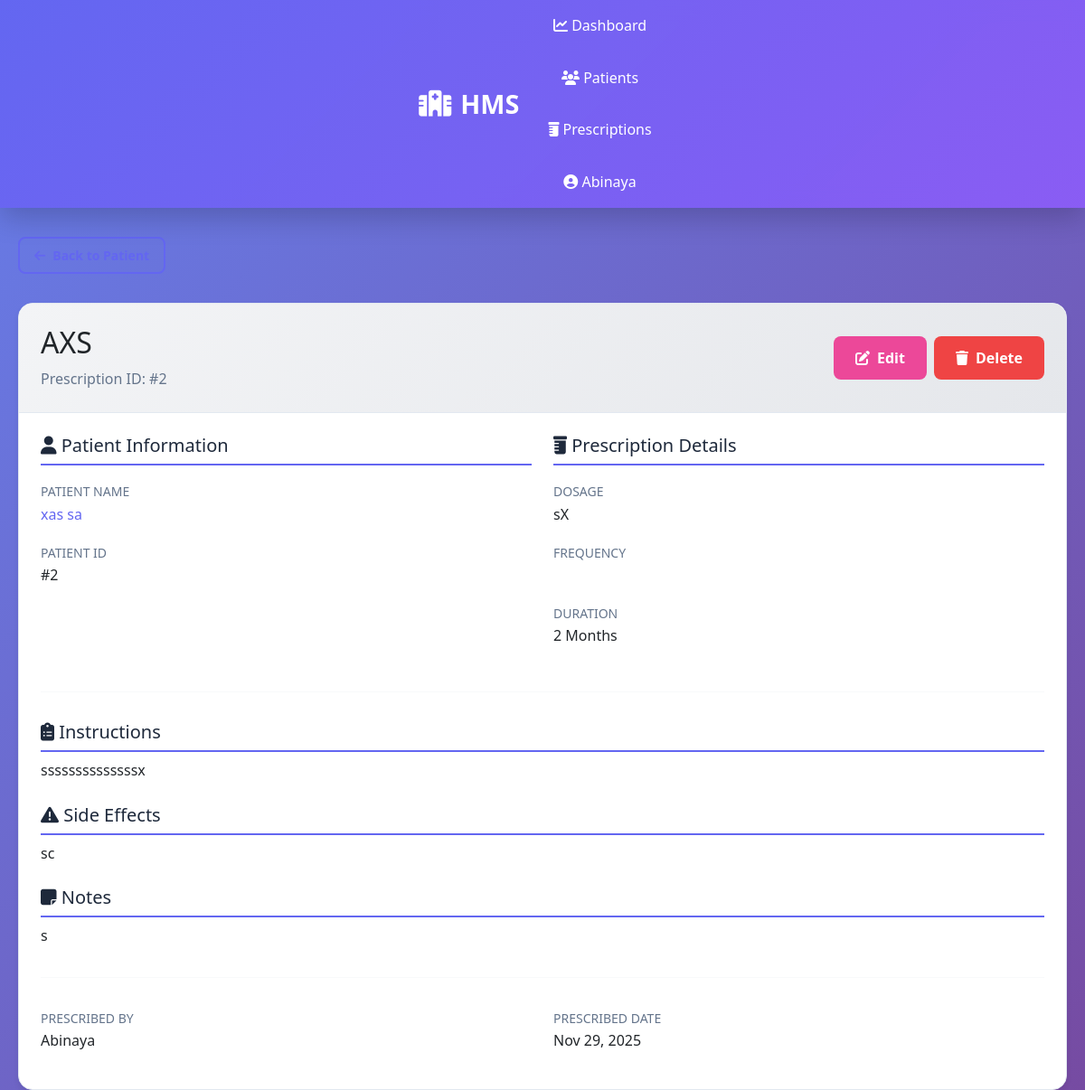
Page /prescriptions/2/ (signed in) on the committed database.
### apps/prescriptions/models.py (models this page shows, shortened)
class Prescription(models.Model):
    FREQUENCY_CHOICES = [
        ('once_daily', 'Once Daily'),
        ('twice_daily', 'Twice Daily'),
        ('thrice_daily', 'Thrice Daily'),
        ('four_times', 'Four Times Daily'),
        ('as_needed', 'As Needed'),
    ]
    DURATION_UNITS = [
        ('days', 'Days'),
        ('weeks', 'Weeks'),
        ('months', 'Months'),
    ]
    prescription_id = models.AutoField(primary_key=True)
    patient = models.ForeignKey(Patient, on_delete=models.CASCADE, related_name='prescriptions')
    medicine_name = models.CharField(max_length=200)
    dosage = models.CharField(max_length=100, help_text="e.g., 500mg, 10ml")
    frequency = models.CharField(max_length=20, choices=FREQUENCY_CHOICES)
    duration = models.PositiveIntegerField(validators=[MinValueValidator(1)])
    duration_unit = models.CharField(max_length=10, choices=DURATION_UNITS)
    instructions = models.TextField(blank=True, null=True)
    side_effects = models.TextField(blank=True, null=True)
    prescribed_by = models.ForeignKey(User, on_delete=models.PROTECT)
    prescribed_date = models.DateField(auto_now_add=True)
    notes = models.TextField(blank=True, null=True)
    created_at = models.DateTimeField(auto_now_add=True)
    updated_at = models.DateTimeField(auto_now=True)
    class Meta:
        ordering = ['-prescribed_date']
        indexes = [
            models.Index(fields=['patient', '-prescribed_date']),
        ]

### apps/patients/models.py (models this page shows, shortened)
class Patient(models.Model):
    GENDER_CHOICES = [
        ('M', 'Male'),
        ('F', 'Female'),
        ('O', 'Other'),
    ]
    BLOOD_GROUP_CHOICES = [
        ('O+', 'O+'),
        ('O-', 'O-'),
        ('A+', 'A+'),
        ('A-', 'A-'),
        ('B+', 'B+'),
        ('B-', 'B-'),
        ('AB+', 'AB+'),
        ('AB-', 'AB-'),
    ]
    patient_id = models.AutoField(primary_key=True)
    first_name = models.CharField(max_length=100)
    last_name = models.CharField(max_length=100)
    email = models.EmailField(unique=True)
    phone = models.CharField(
        max_length=15,
        validators=[RegexValidator(r'^\+?1?\d{9,15}$', 'Enter a valid phone number')]
    )
    date_of_birth = models.DateField()
    gender = models.CharField(max_length=1, choices=GENDER_CHOICES)
    blood_group = models.CharField(max_length=3, choices=BLOOD_GROUP_CHOICES)
    address = models.TextField()
    city = models.CharField(max_length=50)
    state = models.CharField(max_length=50)
    postal_code = models.CharField(max_length=10)
    emergency_contact = models.CharField(max_length=15)
    allergies = models.TextField(blank=True, null=True)
    medical_history = models.TextField(blank=True, null=True)
    created_by = models.ForeignKey(User, on_delete=models.PROTECT, related_name='patients_created')
    created_at = models.DateTimeField(auto_now_add=True)
    updated_at = models.DateTimeField(auto_now=True)
    class Meta:
        ordering = ['-created_at']
        indexes = [
            models.Index(fields=['first_name', 'last_name']),
            models.Index(fields=['email']),
        ]
    @property
    def full_name(self):
        return f"{self.first_name} {self.last_name}"

### apps/prescriptions/views.py (the view)
# urls.py: path('<int:prescription_id>/', views.prescription_detail, name='prescription-detail'),
@login_required(login_url='users:login')
def prescription_detail(request, prescription_id):
    prescription = get_object_or_404(Prescription, prescription_id=prescription_id)
    context = {
        'prescription': prescription,
    }
    return render(request, 'prescriptions/prescription_detail.html', context)

### templates/prescriptions/prescription_detail.html (shortened to what this page needs)
{% extends 'base.html' %}
{% load static %}
{% block content %}
<div style="margin-bottom: 2rem;">
    <a href="{% url 'patients:patient-detail' prescription.patient.patient_id %}" class="btn btn-outline btn-sm">
        <i class="fas fa-arrow-left"></i> Back to Patient
    </a>
</div>
<div class="card">
    <div class="card-header">
        <div style="display: flex; justify-content: space-between; align-items: center;">
            <div>
                <h2 style="margin: 0;">{{ prescription.medicine_name }}</h2>
                <p style="color: var(--text-light); margin: 0.5rem 0 0 0;">Prescription ID: #{{ prescription.prescription_id }}</p>
            </div>
            <div class="action-buttons">
                <a href="{% url 'prescriptions:prescription-update' prescription.prescription_id %}" class="btn btn-secondary">
                    <i class="fas fa-edit"></i> Edit
                </a>
                <form method="post" action="{% url 'prescriptions:prescription-delete' prescription.prescription_id %}" style="display: inline;" onsubmit="return confirm('Are you sure?');">
                    <button type="submit" class="btn btn-danger">
                        <i class="fas fa-trash"></i> Delete
                    </button>
                </form>
            </div>
        </div>
    </div>
    <div class="card-body">
        <div class="row">
            <div class="col-md-6">
                <h5 style="color: var(--text-dark); margin-bottom: 1rem; border-bottom: 2px solid var(--primary-color); padding-bottom: 0.5rem;">
                    <i class="fas fa-user"></i> Patient Information
                </h5>
                <div style="margin-bottom: 1rem;">
                    <label style="color: var(--text-light); font-size: 0.875rem; text-transform: uppercase;">Patient Name</label>
                    <p>
                        <a href="{% url 'patients:patient-detail' prescription.patient.patient_id %}">
                            {{ prescription.patient.full_name }}
                        </a>
                    </p>
                </div>
                <div style="margin-bottom: 1rem;">
                    <label style="color: var(--text-light); font-size: 0.875rem; text-transform: uppercase;">Patient ID</label>
                    <p>#{{ prescription.patient.patient_id }}</p>
                </div>
            </div>
            <div class="col-md-6">
                <h5 style="color: var(--text-dark); margin-bottom: 1rem; border-bottom: 2px solid var(--primary-color); padding-bottom: 0.5rem;">
                    <i class="fas fa-prescription-bottle"></i> Prescription Details
                </h5>
                <div style="margin-bottom: 1rem;">
                    <label style="color: var(--text-light); font-size: 0.875rem; text-transform: uppercase;">Dosage</label>
                    <p>{{ prescription.dosage }}</p>
                </div>
                <div style="margin-bottom: 1rem;">
                    <label style="color: var(--text-light); font-size: 0.875rem; text-transform: uppercase;">Frequency</label>
                    <p><span class="badge badge-info">{{ prescription.get_frequency_display }}</span></p>
                </div>
                <div style="margin-bottom: 1rem;">
                    <label style="color: var(--text-light); font-size: 0.875rem; text-transform: uppercase;">Duration</label>
                    <p>{{ prescription.duration }} {{ prescription.get_duration_unit_display }}</p>
                </div>
            </div>
        </div>
        <hr style="margin: 2rem 0; border-color: var(--border-color);">
        {% if prescription.instructions %}
        <div style="margin-bottom: 1.5rem;">
            <h5 style="color: var(--text-dark); border-bottom: 2px solid var(--primary-color); padding-bottom: 0.5rem;">
                <i class="fas fa-clipboard-list"></i> Instructions
            </h5>
            <p>{{ prescription.instructions }}</p>
        </div>
        {% endif %}
        {% if prescription.side_effects %}
        <div style="margin-bottom: 1.5rem;">
            <h5 style="color: var(--text-dark); border-bottom: 2px solid var(--primary-color); padding-bottom: 0.5rem;">
                <i class="fas fa-exclamation-triangle"></i> Side Effects
            </h5>
            <p>{{ prescription.side_effects }}</p>
        </div>
        {% endif %}
        {% if prescription.notes %}
        <div style="margin-bottom: 1.5rem;">
            <h5 style="color: var(--text-dark); border-bottom: 2px solid var(--primary-color); padding-bottom: 0.5rem;">
                <i class="fas fa-sticky-note"></i> Notes
            </h5>
            <p>{{ prescription.notes }}</p>
        </div>
        {% endif %}
        <hr style="margin: 2rem 0; border-color: var(--border-color);">
        <div class="row">
            <div class="col-md-6">
                <label style="color: var(--text-light); font-size: 0.875rem; text-transform: uppercase;">Prescribed By</label>
                <p>{{ prescription.prescribed_by.first_name|default:prescription.prescribed_by.username }}</p>
            </div>
            <div class="col-md-6">
                <label style="color: var(--text-light); font-size: 0.875rem; text-transform: uppercase;">Prescribed Date</label>
                <p>{{ prescription.prescribed_date|date:"M d, Y" }}</p>
            </div>
        </div>
    </div>
</div>
{% endblock %}

### templates/base.html (shortened to what this page needs)
{% load static %}
<!DOCTYPE html>
<html lang="en">
<head>
    <link href="https://cdnjs.cloudflare.com/ajax/libs/font-awesome/6.4.0/css/all.min.css" rel="stylesheet">
    <link href="https://cdn.jsdelivr.net/npm/bootstrap@5.3.0/dist/css/bootstrap.min.css" rel="stylesheet">
    <link rel="stylesheet" href="{% static 'css/style.css' %}">
</head>
<body>
    {% if user.is_authenticated %}
    <nav class="navbar">
        <div class="navbar-container">
            <a href="{% url 'users:dashboard' %}" class="navbar-brand">
                <i class="fas fa-hospital"></i>
                HMS
            </a>
            <ul class="navbar-nav">
                <li><a href="{% url 'users:dashboard' %}"><i class="fas fa-chart-line"></i> Dashboard</a></li>
                <li><a href="{% url 'patients:patient-list' %}"><i class="fas fa-users"></i> Patients</a></li>
                <li><a href="{% url 'prescriptions:prescription-list' %}"><i class="fas fa-prescription-bottle"></i> Prescriptions</a></li>
                <li><a href="#" data-bs-toggle="dropdown"><i class="fas fa-user-circle"></i> {{ user.first_name|default:user.username }}</a>
                </li>
            </ul>
        </div>
    </nav>
    {% endif %}
    <div class="container {% if user.is_authenticated %}authenticated-container{% else %}no-auth-container{% endif %}">
        {% block content %}{% endblock %}
    </div>
</body>
</html>

### static/css/style.css (style rules this page uses)
:root { --primary-color: #6366f1; --primary-dark: #4f46e5; --secondary-color: #ec4899; --success-color: #10b981; --danger-color: #ef4444; --warning-color: #f59e0b; --info-color: #0ea5e9; --dark-bg: #0f172a; --light-bg: #f8fafc; --card-bg: #ffffff; --text-dark: #1e293b; --text-light: #64748b; --border-color: #e2e8f0; }
* { margin: 0; padding: 0; box-sizing: border-box; }
body { font-family: 'Segoe UI', Tahoma, Geneva, Verdana, sans-serif; background: linear-gradient(135deg, #667eea 0%, #764ba2 100%); color: var(--text-dark); line-height: 1.6; min-height: 100vh; }
.container { max-width: 1200px; margin: 0 auto; padding: 0 20px; }
.authenticated-container { margin-top: 2rem; }
.navbar { background: linear-gradient(135deg, rgba(99, 102, 241, 0.95) 0%, rgba(139, 92, 246, 0.95) 100%); -webkit-backdrop-filter: blur(10px); backdrop-filter: blur(10px); padding: 1rem 0; position: sticky; top: 0; z-index: 1000; box-shadow: 0 10px 30px rgba(0, 0, 0, 0.2); }
.navbar-container { display: flex; justify-content: space-between; align-items: center; max-width: 1200px; margin: 0 auto; padding: 0 20px; }
.navbar-brand { color: white; font-size: 1.8rem; font-weight: bold; text-decoration: none; display: flex; align-items: center; gap: 10px; }
.navbar-nav { display: flex; list-style: none; gap: 2rem; align-items: center; }
.navbar-nav a { color: white; text-decoration: none; font-weight: 500; -webkit-transition: all 0.3s ease; transition: all 0.3s ease; padding: 0.5rem 1rem; border-radius: 0.5rem; }
.btn { padding: 0.75rem 1.5rem; border: none; border-radius: 0.5rem; font-size: 1rem; font-weight: 600; cursor: pointer; -webkit-transition: all 0.3s ease; transition: all 0.3s ease; display: inline-flex; align-items: center; gap: 0.5rem; text-decoration: none; }
.btn-secondary { background: var(--secondary-color); color: white; }
.btn-danger { background: var(--danger-color); color: white; }
.btn-outline { background: transparent; border: 2px solid var(--primary-color); color: var(--primary-color); }
.btn-sm { padding: 0.5rem 1rem; font-size: 0.875rem; }
.badge { display: inline-block; padding: 0.25rem 0.75rem; border-radius: 9999px; font-size: 0.75rem; font-weight: 600; text-transform: uppercase; }
.action-buttons { display: flex; gap: 0.5rem; flex-wrap: wrap; }
.card { background: white; border-radius: 1rem; box-shadow: 0 4px 6px rgba(0, 0, 0, 0.07); border: 1px solid var(--border-color); overflow: hidden; transition: all 0.3s ease; }
.card-header { padding: 1.5rem; border-bottom: 1px solid var(--border-color); background: linear-gradient(135deg, #f3f4f6, #e5e7eb); }
.card-body { padding: 1.5rem; }
a { color: var(--primary-color); text-decoration: none; transition: color 0.3s ease; }

### rows in the picture
Prescription: medicine_name "AXS", prescription_id "2", patient.full_name "xas sa", patient.patient_id "2", dosage "sX", duration "2", duration_unit "Months", instructions "ssssssssssssssx", side_effects "sc", notes "s", prescribed_by.first_name "Abinaya", prescribed_date "Nov 29, 2025"

### other values in the picture
{{ user.first_name|default:user.username }} "Abinaya"
